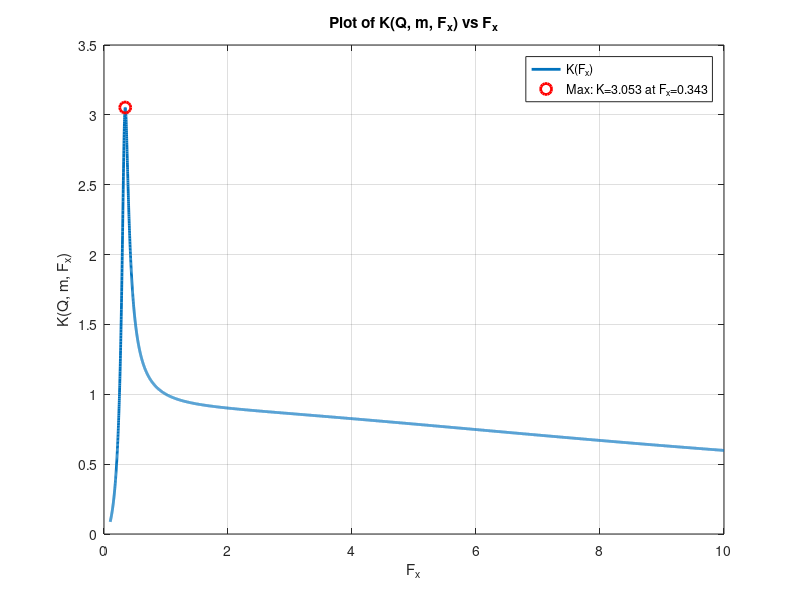

This chart was generated by the following MATLAB code:
clc;

% Parameters
m = 9; % previous value = 8
Q = 0.125; % previous val = 0.6

Np = 1;          % Primary turns
Ns = 75;        % Secondary turns
Vo = 15e3;       % Output voltage in Volts
Po_max = 420;    % Max output power in Watts
Qmax = Q;        % Quality factor (already given)
fr = 20e3;       % Resonant frequency (Hz)
R0 = 30e3;

Fx = linspace(0.1, 10.0, 10000); % Sweep Fx from 0 to 50

% Equation from image
numerator = Fx.^2 .* (m - 1);
denominator = sqrt((m .* Fx.^2 - 1).^2 + Fx.^2 .* (Fx.^2 - 1).^2 .* (m - 1).^2 .* Q^2);
K = numerator ./ denominator;

% Find maximum value of K and corresponding Fx
[K_max, idx_max] = max(K);
Fx_max = Fx(idx_max);

% Plotting
figure;
plot(Fx, K, 'LineWidth', 2);
hold on;
plot(Fx_max, K_max, 'ro', 'MarkerSize', 8, 'LineWidth', 2); % Mark max point
grid on;
xlabel('F_x');
ylabel('K(Q, m, F_x)');
title('Plot of K(Q, m, F_x) vs F_x');
legend('K(F_x)', sprintf('Max: K=%.3f at F_x=%.3f', K_max, Fx_max), 'Location', 'best');

% Print results
fprintf('Maximum K = %.5f occurs at F_x = %.5f\n', K_max, Fx_max);


% Eq. 4: Calculate Rac_min
Rac_min = (8/pi^2) * (Np^2 / Ns^2) * (Vo^2 / Po_max);
%Rac_min = (8/pi^2) * (Np^2 / Ns^2) * R0;
fprintf('Rac_min = %.2f Ohms\n', Rac_min);

% Step 1: Solve intermediate values
A = (Qmax * Rac_min).^2;   % From Eq. 4 -> Lr / Cr = A
fprintf('A = %0.3f \n', A);
B = 1 / (2 * pi * fr).^2;  % From Eq. 5 -> Lr * Cr = B
fprintf('B = %0.3f \n', B);

% Step 2: Solve using symbolic substitution
% Lr / Cr = A => Lr = A * Cr
% (A * Cr) * Cr = B => A * Cr^2 = B => Cr = sqrt(B / A)
Cr = sqrt(B / A);
Lr = A * Cr;

% Display results
fprintf('Calculated Cr = %.3e F\n', Cr);
fprintf('Calculated Lr primary = %.3e H\n', Lr);

% Calculate Lm using m
Lm = Lr * (m - 1);
fprintf('Lm primary = %.2e H\n', Lm);

% Calculate turns ratio
a = Np / Ns;

% Calculate secondary side inductances
Lm_secondary = Lm / (a^2);
Llk_secondary = Lr / (a^2);

% Display results
fprintf('Secondary Magnetizing Inductance: %.6e H\n', Lm_secondary);
fprintf('Secondary Leakage Inductance:     %.6e H\n', Llk_secondary);

fprintf('.param Cr=%.4fu\n',Cr*1e6);
fprintf('.param Lr=%.4fu\n',Lr*1e6);
fprintf('.param Lm=%.4fu\n',Lm*1e6);
fprintf('.param LSm=%.4fm\n',Lm_secondary*1e3);
fprintf('.param LSr=%.4fm\n',Llk_secondary*1e3);
